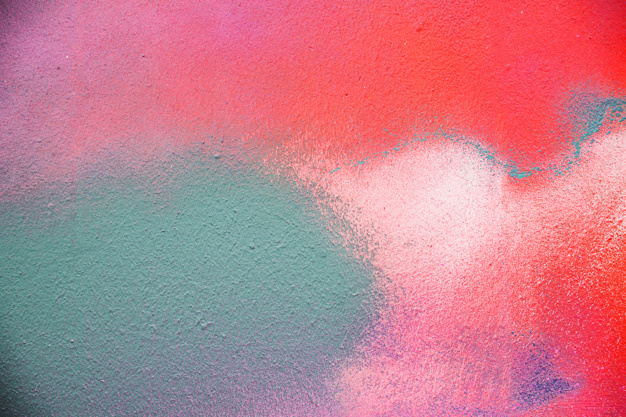
#> input picture test.jpg, 626 x 417 px
$ python S1_algotools_image.py
#> lines starting #> are read from the running program, lines starting #| are printed output that depends on the picture
# -*- coding: utf-8 -*-
"""
Éditeur de Spyder

Ceci est un script temporaire.
"""

import cv2
import numpy as np
test=cv2.imread('test.jpg',0)
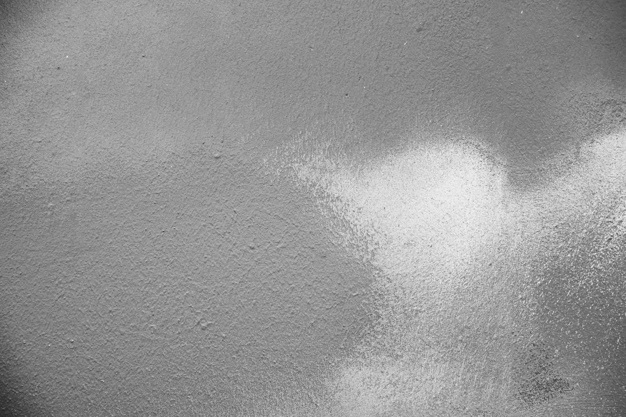
#> test: shape (417, 626); min 36, max 242, mean 150
test1=cv2.imread('test.jpg',1)
#> test1 is the input picture: shape (417, 626, 3); mean B, G, R 142.2, 128.4, 195.4
cv2.imshow("test",test)
cv2.imshow("test1",test1)
cv2.waitKey()

$ run again, with 8k.jpg copied over test.jpg
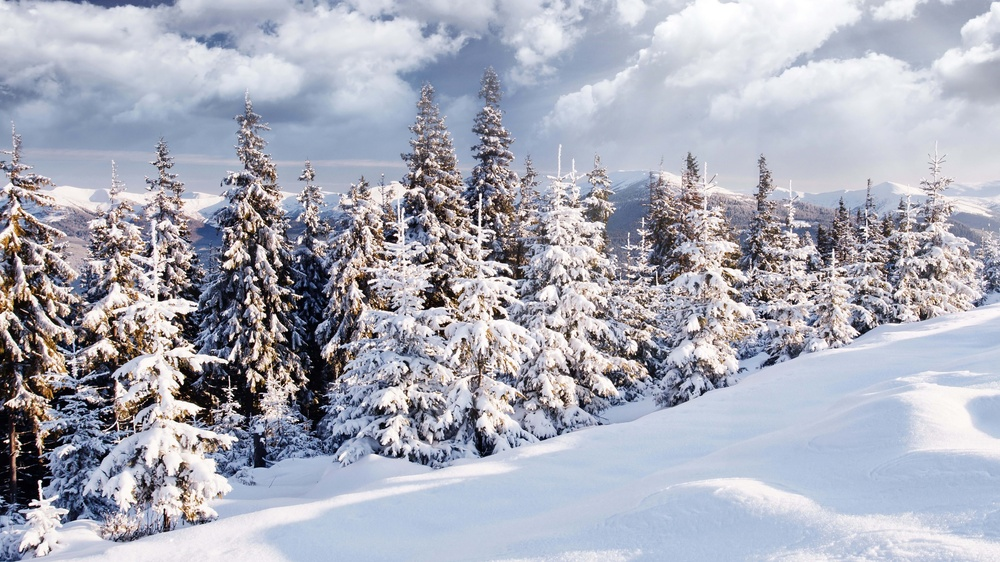
#> input picture 8k.jpg, 1000 x 562 px, shrunk from 7680 x 4320 before the run
#> `test=cv2.imread('test.jpg',0)`:
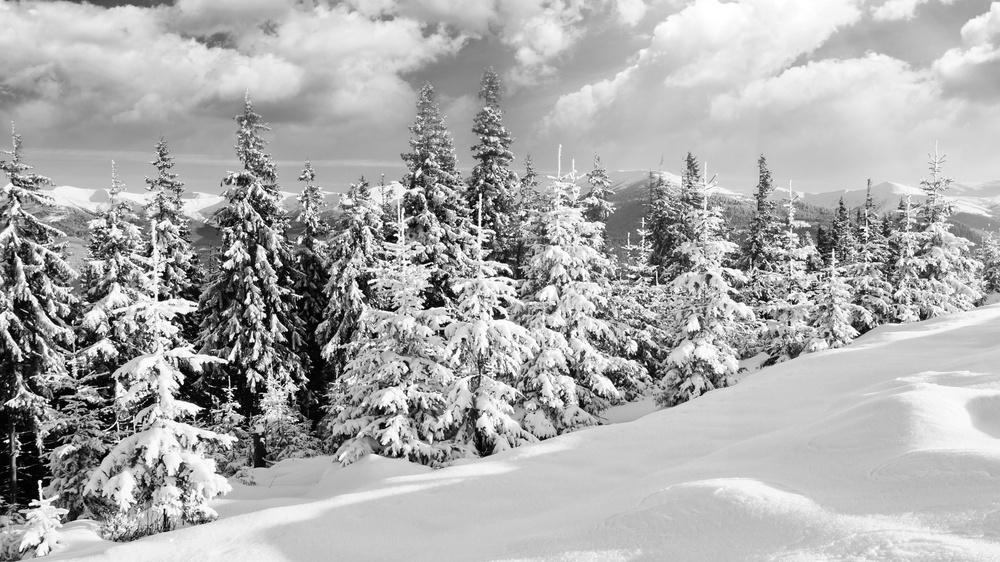
#> test: shape (562, 1000); min 0, max 255, mean 173
#> test1 is the input picture: shape (562, 1000, 3); mean B, G, R 184.8, 172.2, 169.9
